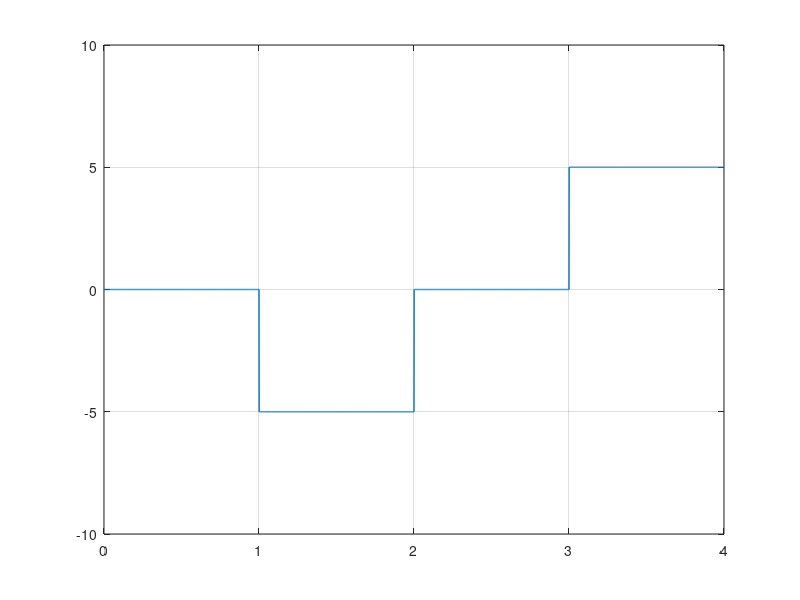

Here is the MATLAB script that generated this plot: (Note: this script raises an error after producing the figure.)
clear all;
close all;

bits = [0 1 0 1];
disp(bits);

#B8zs is nothing but ami...just make the bit pattern with violation....
#and then add a exta cndition for violaton that is for -1 in line 43...
#modulation
bitrate  = 1;
voltage  = 5;
samplingRate = 1000;
samplingTime = 1/samplingRate;
endTime = length(bits)/bitrate;
time = 0:samplingTime:endTime;
index = 1;
count=0;
ct1 = 0;
for i=1:length(bits)
  if(bits(i)==0)
  count+=1;
endif
if(bits(i)==1)
count=0;
ct1+=1;
endif
if(count==4)
	if(mod(ct1,2)==0)
		bits(i) = -1;
		bits(i-3) = 1;
		ct1+=2;
	endif
	if(mod(ct1,2)==1)
	  bits(i) = -1;
		ct1+=1;
	endif
	count=0;
endif

endfor
disp(bits);
pre = 1; %pre means previous voltage sign...before starting the bit pattern..
if(bits(1)==1)
pre = -pre;
endif
for i=1:length(time)
if(bits(index)==1)
modulation(i) = voltage*(pre);
endif
if(bits(index)==0)
modulation(i) = 0;
endif
if(bits(index)==-1)
modulation(i) = voltage*pre;
endif
if(bitrate*time(i)>=index)
index=index+1;
if(index<=length(bits) && bits(index)==1)
pre = -pre;
endif
endif
endfor
plot(time, modulation, "LineWidth", 1);
axis([0 endTime -voltage-5 voltage+5]);
grid on;


%demodulation
index = 1;
pre = -voltage;  %previous voltage...
for i=1:length(modulation)
if(modulation(i) == 0)
demodulation(index) = 0;
endif
if(modulation(i)!=0)
if(pre==modulation(i))
demodulation(index)=-1;
else
demodulation(index)=1;
endif
endif
if(bitrate*time(i)>=index)
if(modulation(i)!=0)
pre  = modulation(i);
endif
index+=1;
endif
endfor
disp(demodulation);
for i=1:length(demodulation)
if(demodulation(i)==-1)
demodulation(i)=0;
demodulation(i-3)=0;
endif
endfor
disp(demodulation);
